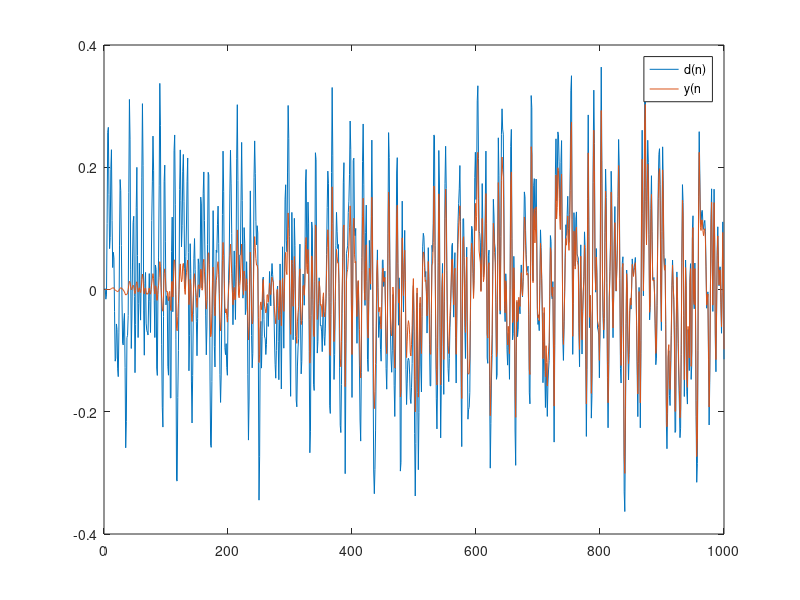

Write MATLAB code to recreate this figure.
clear all;
close all;

L=1000; %lunghezza ingresso e uscita
M=10; %lunghezza filtro

c=fir1(M,0.5); %filtro inventato
x=0.2*randn(L,1); %ingresso a caso
y=zeros(L,1); %inizializzazione uscita
e=zeros(L,1); %inizializzazione errore
b=zeros(M,1); %inizializzazione tappi bk del filtro che deve approssimare c
d=filter(c,1,x); %segnale desiderato = ingresso filtrato con c
%%%%    d=filter(c,1,x) is equal to the code below except for the first M samples of d1  %%%%
% d1 = zeros(L,1);
% for n = M:L
%     for k = 1:M
%         d1(n) = d1(n)+c(k)*x(n-k+1);
%     end
% end

mu=2/trace(x*x'); %step size

for n=M:L %parto dal M-esimo campione dell'ingresso in modo che il filtro può operare su M campioni
    for k=1:M %per ogni campione di ingresso il filtro agisce sui M campioni precedenti
        y(n)=y(n)+b(k)*x(n-k+1);
    end
    e(n)=d(n)-y(n); %errore
    for k=1:M
        b(k)=b(k)+mu*e(n)*x(n-k+1); %aggiorno i k tappi del filtro
    end
end

%y = filter(b, 1, x);
%e = d-y;

figure;
plot(d);
hold on;
plot(y);
legend('d(n)', 'y(n');